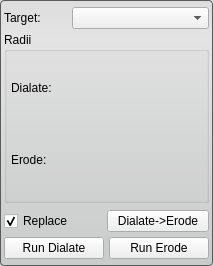
<?xml version="1.0" encoding="UTF-8"?>
<ui version="4.0">
 <class>BinaryDialateErodeFilterInterface</class>
 <widget class="QWidget" name="BinaryDialateErodeFilterInterface">
  <property name="geometry">
   <rect>
    <x>0</x>
    <y>0</y>
    <width>213</width>
    <height>266</height>
   </rect>
  </property>
  <property name="sizePolicy">
   <sizepolicy hsizetype="Preferred" vsizetype="Fixed">
    <horstretch>0</horstretch>
    <verstretch>0</verstretch>
   </sizepolicy>
  </property>
  <property name="minimumSize">
   <size>
    <width>213</width>
    <height>250</height>
   </size>
  </property>
  <property name="maximumSize">
   <size>
    <width>16777215</width>
    <height>16777215</height>
   </size>
  </property>
  <property name="baseSize">
   <size>
    <width>650</width>
    <height>0</height>
   </size>
  </property>
  <property name="windowTitle">
   <string>Binary Dialate Erode</string>
  </property>
  <property name="styleSheet">
   <string notr="true">QWidget#BinaryDialateErodeFilterInterface{
	border-radius: 4px;
	border: 1px solid rgb(90, 90, 90);
	background-color: qlineargradient(spread:pad, x1:0.5, y1:0, x2:0.5, y2:0.960227, stop:0 rgba(221, 221, 221, 255), stop:0.155779 rgba(228, 228, 228, 255), stop:1 rgba(202, 204, 204, 255));      
}</string>
  </property>
  <layout class="QVBoxLayout" name="verticalLayout_2">
   <property name="spacing">
    <number>0</number>
   </property>
   <property name="margin">
    <number>4</number>
   </property>
   <item>
    <layout class="QHBoxLayout" name="activeHLayout" stretch="1,2">
     <property name="spacing">
      <number>0</number>
     </property>
     <item>
      <widget class="QLabel" name="activeLabel">
       <property name="sizePolicy">
        <sizepolicy hsizetype="Expanding" vsizetype="Preferred">
         <horstretch>0</horstretch>
         <verstretch>0</verstretch>
        </sizepolicy>
       </property>
       <property name="text">
        <string>Target:</string>
       </property>
      </widget>
     </item>
     <item>
      <widget class="QComboBox" name="targetComboBox">
       <property name="sizePolicy">
        <sizepolicy hsizetype="Expanding" vsizetype="Fixed">
         <horstretch>0</horstretch>
         <verstretch>0</verstretch>
        </sizepolicy>
       </property>
      </widget>
     </item>
    </layout>
   </item>
   <item>
    <widget class="QGroupBox" name="radiiGroupBox">
     <property name="sizePolicy">
      <sizepolicy hsizetype="Preferred" vsizetype="Fixed">
       <horstretch>0</horstretch>
       <verstretch>0</verstretch>
      </sizepolicy>
     </property>
     <property name="minimumSize">
      <size>
       <width>0</width>
       <height>171</height>
      </size>
     </property>
     <property name="maximumSize">
      <size>
       <width>16777215</width>
       <height>16777215</height>
      </size>
     </property>
     <property name="title">
      <string>Radii</string>
     </property>
     <property name="flat">
      <bool>false</bool>
     </property>
     <layout class="QVBoxLayout" name="verticalLayout">
      <property name="spacing">
       <number>0</number>
      </property>
      <property name="leftMargin">
       <number>4</number>
      </property>
      <property name="topMargin">
       <number>0</number>
      </property>
      <property name="rightMargin">
       <number>4</number>
      </property>
      <property name="bottomMargin">
       <number>4</number>
      </property>
      <item>
       <layout class="QHBoxLayout" name="dialateHLayout_top">
        <item>
         <widget class="QLabel" name="dialateLabel">
          <property name="text">
           <string>Dialate:</string>
          </property>
         </widget>
        </item>
        <item>
         <spacer name="dialateHSpacer">
          <property name="orientation">
           <enum>Qt::Horizontal</enum>
          </property>
          <property name="sizeHint" stdset="0">
           <size>
            <width>40</width>
            <height>20</height>
           </size>
          </property>
         </spacer>
        </item>
       </layout>
      </item>
      <item>
       <layout class="QHBoxLayout" name="dialateHLayout_bottom"/>
      </item>
      <item>
       <layout class="QHBoxLayout" name="erodeHLayout_top">
        <item>
         <widget class="QLabel" name="erodeLabel">
          <property name="text">
           <string>Erode:</string>
          </property>
         </widget>
        </item>
        <item>
         <spacer name="erodeHSpacer">
          <property name="orientation">
           <enum>Qt::Horizontal</enum>
          </property>
          <property name="sizeHint" stdset="0">
           <size>
            <width>40</width>
            <height>20</height>
           </size>
          </property>
         </spacer>
        </item>
       </layout>
      </item>
      <item>
       <layout class="QHBoxLayout" name="erodeHLayout_bottom"/>
      </item>
     </layout>
    </widget>
   </item>
   <item>
    <layout class="QHBoxLayout" name="replaceRunLayout">
     <property name="spacing">
      <number>0</number>
     </property>
     <property name="topMargin">
      <number>4</number>
     </property>
     <property name="bottomMargin">
      <number>2</number>
     </property>
     <item>
      <widget class="QCheckBox" name="replaceCheckBox">
       <property name="sizePolicy">
        <sizepolicy hsizetype="Expanding" vsizetype="Fixed">
         <horstretch>0</horstretch>
         <verstretch>0</verstretch>
        </sizepolicy>
       </property>
       <property name="text">
        <string>Replace</string>
       </property>
       <property name="checked">
        <bool>true</bool>
       </property>
      </widget>
     </item>
     <item>
      <widget class="QPushButton" name="runButton">
       <property name="sizePolicy">
        <sizepolicy hsizetype="Expanding" vsizetype="Fixed">
         <horstretch>0</horstretch>
         <verstretch>0</verstretch>
        </sizepolicy>
       </property>
       <property name="text">
        <string>Dialate-&gt;Erode</string>
       </property>
      </widget>
     </item>
    </layout>
   </item>
   <item>
    <layout class="QHBoxLayout" name="dialateErodeLayout">
     <property name="spacing">
      <number>5</number>
     </property>
     <item>
      <widget class="QPushButton" name="dialateButton">
       <property name="sizePolicy">
        <sizepolicy hsizetype="Expanding" vsizetype="Fixed">
         <horstretch>0</horstretch>
         <verstretch>0</verstretch>
        </sizepolicy>
       </property>
       <property name="text">
        <string>Run Dialate</string>
       </property>
      </widget>
     </item>
     <item>
      <widget class="QPushButton" name="erodeButton">
       <property name="sizePolicy">
        <sizepolicy hsizetype="Expanding" vsizetype="Fixed">
         <horstretch>0</horstretch>
         <verstretch>0</verstretch>
        </sizepolicy>
       </property>
       <property name="text">
        <string>Run Erode</string>
       </property>
      </widget>
     </item>
    </layout>
   </item>
  </layout>
 </widget>
 <resources/>
 <connections/>
</ui>
